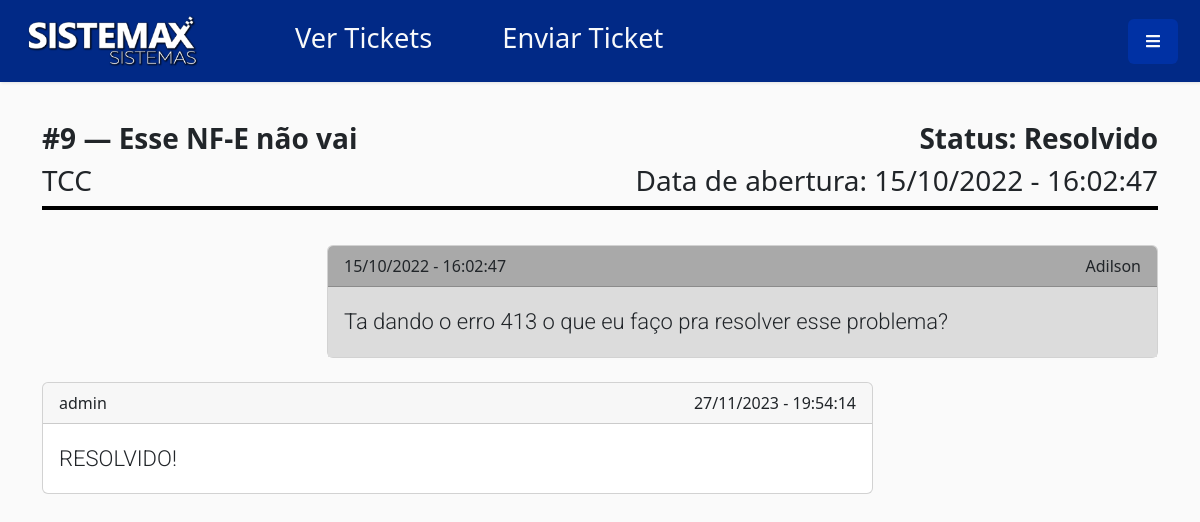
/ticket.php?id=9 (signed in), run on the app's committed database.
### tables this page shows
CREATE TABLE `ticket` (
  `id_ticket` int(5) NOT NULL,
  `id_topico_ticket` int(5) NOT NULL,
  `id_subtopico` int(5) NOT NULL,
  `titulo` varchar(50) NOT NULL,
  `detalhes` varchar(500) NOT NULL,
  `id_empresa_ticket` int(5) NOT NULL,
  `id_usuario` int(5) NOT NULL,
  `data_abertura` datetime NOT NULL,
  `data_encerramento` datetime DEFAULT NULL,
  `id_prioridade_ticket` int(5) NOT NULL,
  `id_status` int(5) NOT NULL
);

CREATE TABLE `status` (
  `id` int(5) NOT NULL,
  `status` varchar(50) NOT NULL,
  `ativo` tinyint(1) NOT NULL
);

CREATE TABLE `empresa` (
  `id_empresa` int(5) NOT NULL,
  `razao_social` varchar(50) NOT NULL,
  `empresa` varchar(50) NOT NULL,
  `cnpj` varchar(14) NOT NULL,
  `ativo` tinyint(1) NOT NULL,
  `data` datetime NOT NULL
);

CREATE TABLE `usuario` (
  `id_user` int(5) NOT NULL,
  `nome` varchar(220) NOT NULL,
  `email` varchar(265) NOT NULL,
  `senha` varchar(100) NOT NULL,
  `id_empresa_usuario` int(5) NOT NULL,
  `ativo_user` tinyint(1) NOT NULL,
  `data_criacao_user` datetime NOT NULL,
  `id_nivel` int(5) NOT NULL
);

CREATE TABLE `comentario` (
  `id` int(5) NOT NULL,
  `comentario` mediumtext NOT NULL,
  `id_usuario_comentario` int(5) NOT NULL,
  `id_ticket_comentario` int(5) NOT NULL,
  `datainsert` datetime NOT NULL
);

### ticket.php (the view, shortened to what this page needs)
<?php
    include 'bd/conexao.php';
?>
<!DOCTYPE html>
<html lang="pt-br">
    <head>
        <link href="https://cdn.jsdelivr.net/npm/bootstrap@5.2.0/dist/css/bootstrap.min.css" rel="stylesheet">
        <link rel="stylesheet" href="css/estilo.css">
        <link rel="stylesheet" href="css/meu-ticket.css">
        <link rel="stylesheet" href="css/ticket.css">
        <link rel="stylesheet" href="https://cdnjs.cloudflare.com/ajax/libs/malihu-custom-scrollbar-plugin/3.1.5/jquery.mCustomScrollbar.min.css">
    </head>
    <body style="font-family:'Segoe UI', Tahoma, Geneva, Verdana, sans-serif">
    <?php
        include 'componentes/navbar.php';
        $id_ticket = $_GET['id'];
        $sql_ticket = "SELECT * FROM ticket tic
         JOIN topico topi
         ON tic.id_topico_ticket = topi.id
         JOIN subtopico sub
         ON sub.id = tic.id_subtopico
         JOIN empresa emp
         ON emp.id_empresa = tic.id_empresa_ticket
         JOIN usuario us
         ON us.id_user = tic.id_usuario
         JOIN prioridade pri
         ON pri.id = tic.id_prioridade_ticket
         JOIN status sta
         ON sta.id = tic.id_status
         WHERE tic.id_ticket = " . " '$id_ticket'
        ";
        $ticket = $mysqli->query($sql_ticket);
        while($user_data = mysqli_fetch_assoc($ticket)){
            $date = $user_data['data_abertura'];
            $data = date_create($date);
            $data_formatada = date_format($data, 'd/m/Y - H:i:s');
            $data_abertura = $data_formatada;
            $status = $user_data['status'];
            $titulo =  $user_data['titulo'];
            $empresa = $user_data['empresa'];
            $detalhes = $user_data['detalhes'];
            $username = $user_data['nome'];
        }
    ?>
    <div class="container">
        <div class="row justify-content-start d-flex">
            <div class="col-6 justify-content-start d-flex">
                <h3 class=""><b><?php echo "#" . $id_ticket . " — " . $titulo ;?></b></h3>
            </div>
            <div class="col-6 text-end">
                <h3 class=""><b><?php echo "Status: " . $status;?></b></h3>
            </div>
        </div>
        <div class="row row justify-content-start d-flex">
            <div class="col-5 text-start">
                <h3> <?php echo $empresa; ?></h3>
            </div>
            <div class="col-7 justify-content-end d-flex">
                <h3><?php echo "Data de abertura: " . $data_abertura; ?></h3>
            </div>
        </div>
        <div class="row row justify-content-start d-flex" style="margin-top:-15px ;">
            <div class="col-12">
                <hr style="opacity:100%; border: none; height: 4px; background: black; margin-bottom: 35px;"></hr>
            </div>
        </div>
        <div class="row">
            <div class="col-3">
            </div>
            <div class="col-9">
                <div class="card">
                    <div class="card-header  cor_resposta_titulo">
                        <div class="row">
                            <div class="col-6">
                                <?php echo $data_formatada; ?>
                            </div>
                            <div class="col-6 text-end">
                                <?php echo $username; ?>
                            </div>
                        </div>
                    </div>
                    <div class="card-body cor_resposta">
                        <blockquote class="blockquote mb-0">
                            <p class="text-dark"><?php echo $detalhes; ?></p>
                        </blockquote>
                    </div>
                </div>
            </div>
        </div>
        <br>
<?php
    $sql_comentario = "SELECT * FROM comentario coment
                                JOIN ticket tic
                                ON tic.id_ticket = coment.id_ticket_comentario
                                JOIN usuario user
                                ON user.id_user = coment.id_usuario_comentario
                        WHERE id_ticket = " . " '$id_ticket'";
    $result_comentario = $mysqli->query($sql_comentario);
    $linhas = mysqli_num_rows($result_comentario);
    if($linhas > 0){
        while($user_data = mysqli_fetch_assoc($result_comentario)){
            $date = $user_data['datainsert'];
            $data = date_create($date);
            $data_formatada_comentario = date_format($data, 'd/m/Y - H:i:s');
            $data_abertura_comentario = $data_formatada_comentario;
            $comentario = $user_data['comentario'];
            $username_comentario = $user_data['nome'];
            ?>
                <div class="row d-flex justify-content-end">
                    <div class="col-9 ">
                        <div class="row">
                            <div class="col-12">
                                <div class="card">
                                    <div class="card-header">
                                        <div class="row">
                                            <div class="col-6 text-start">
                                                <?php echo $username_comentario; ?>
                                            </div>
                                            <div class="col-6 text-end">
                                                <?php echo $data_abertura_comentario; ?>
                                            </div>
                                        </div>
                                    </div>
                                    <div class="card-body ">
                                        <blockquote class="blockquote mb-0">
                                            <p class="text-dark"><?php echo $comentario; ?></p>
                                        </blockquote>
                                    </div>
                                </div>
                            </div>
                        </div>
                    </div>
                    <div class="col-3 d-flex">
                    </div>
                </div>
                <br>
            <?php
        }
    }
?>
    </div>
</body>
</html>

### css/estilo.css (style rules this page uses)
body { font-family: 'Roboto', sans-serif; background: #fafafa; }
p { font-family: 'Roboto', sans-serif; font-size: 1.1em; font-weight: 300; line-height: 1.7em; color: #999; }

### css/ticket.css (style rules this page uses)
.cor_resposta { background-color:gainsboro; }
.cor_resposta_titulo { background-color: darkgray; }

### css/navbar.css (style rules this page uses)
* { margin: 0; padding: 0; box-sizing: border-box; }

### data on the page
ticket: titulo "Esse NF-E não vai", id_status.status "Resolvido", id_empresa_ticket.empresa "TCC", data_abertura "15/10/2022 - 16:02:47", id_usuario.nome "Adilson", detalhes "Ta dando o erro 413 o que eu faço pra resolver esse problema?"
comentario: id_usuario_comentario.nome "admin", datainsert "27/11/2023 - 19:54:14", comentario "RESOLVIDO!"

### other printed values
$id_ticket "9"
